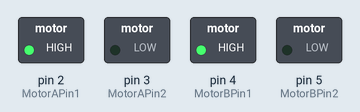
Simulated run of this sketch. Board: Arduino Uno, built with avr-gcc and run on an emulated ATmega328P. On the bench: switched loads named in the sketch (green lamp = pin HIGH).

Above: at 0.05 s.
At 10.0 s:
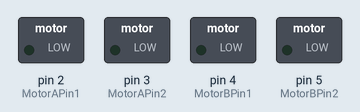
Timing chart, 0 to 11.5 s (numbered marks = the images above):
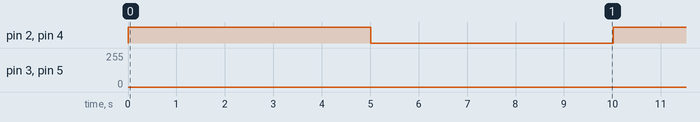

Measured:
- by itself, pin 2 (MotorAPin1), pin 4 (MotorBPin1): alternates HIGH for 5.0 s and LOW for 5.0 s

The sketch:

Control_System_with_TWO_DC_Motors__code_.ino
```cpp
//L293D

//MotorA
const int MotorAPin1  = 2;  // Pin 10 of L293D
const int MotorAPin2  = 3;  // Pin 15 of L293D
//Motor B
const int MotorBPin1  = 4; // Pin  2 of L293D
const int MotorBPin2  = 5;  // Pin  7 of L293D

void setup() {
  // put your setup code here, to run once:

    pinMode(MotorAPin1, OUTPUT);
    pinMode(MotorAPin2, OUTPUT);
    pinMode(MotorBPin1, OUTPUT);
    pinMode(MotorBPin2, OUTPUT);
}

void loop() {
  // put your main code here, to run repeatedly:

for (int i=0; i<=256; i++)
{
analogWrite(MotorAPin1, i);
analogWrite(MotorAPin2, i);
analogWrite(MotorBPin1, i);
analogWrite(MotorBPin2, i);
}
delay(5000);
for (int i=255; i>=0; i--)
{
analogWrite(MotorAPin1, i);
analogWrite(MotorAPin2, i);
analogWrite(MotorBPin1, i);
analogWrite(MotorBPin2, i);
}
delay(5000);
}
```
